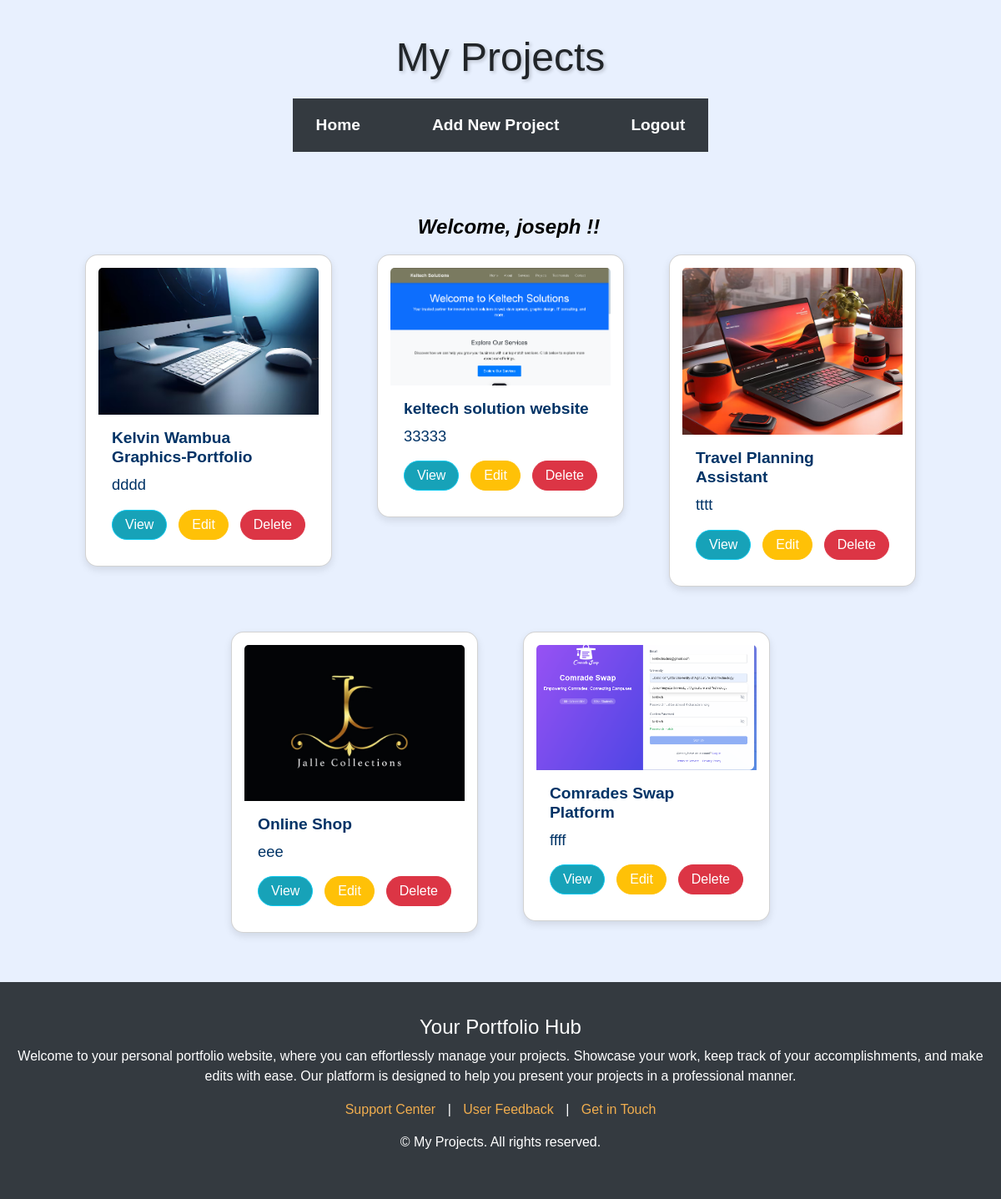
Page /accounts/project_list/ (signed in) on the earlier database version.
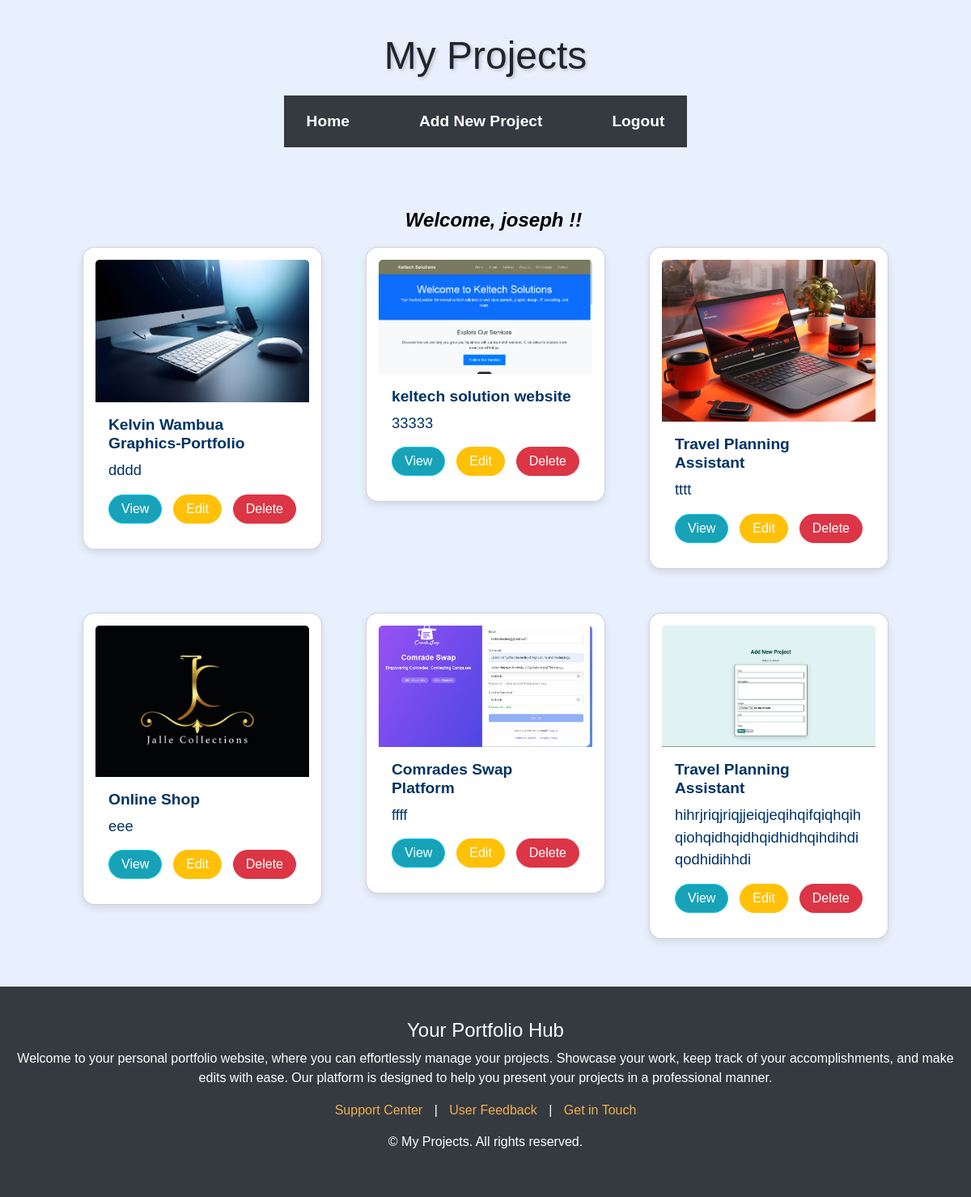
Same page on the later database version.
### accounts/models.py (models this page shows)
class CustomUser(AbstractUser):
    bio = models.TextField(null=True, blank=True)
    test = models.TextField(null=True, blank=True)
    '''
     null
       definition : the column will store records as NULL if no input is given
       usage : applies to the database layer
       default: False
     blank
       definition : if you want to allow empty values when submitting the form
       usage : if you want to allow empty values when submitting the form

    '''

### portfolio/models.py (models this page shows, shortened)
class Project(models.Model):
    user = models.ForeignKey(settings.AUTH_USER_MODEL, on_delete=models.CASCADE)
    title = models.CharField(max_length=255)
    description = models.TextField()
    image = models.ImageField(upload_to='projects/')
    link = models.URLField(blank=True)
    tags = models.ManyToManyField(Tag, blank=True)
    is_active = models.BooleanField(default=True)

### portfolio/views.py (the view)
# urls.py: path('project_list/', project_list, name='project_list'),
@login_required  # Ensures the user is logged in
def project_list(request):
    projects = Project.objects.filter(user=request.user)
    return render(request, 'portfolio/project_list.html', {'projects': projects})

### portfolio/templates/portfolio/project_list.html (shortened to what this page needs)
{% load static %}
<!DOCTYPE html>
<html lang="en">
<head>
    <link rel="stylesheet" href="{% static 'bootstrap.min.css' %}">
</head>
<body>
    <div class="container">
        <h1 class="text-center">My Projects</h1>
        <nav class="navbar navbar-expand-lg">
            <div class="navbar-nav">
                <a class="nav-link" href="#">Home</a>
                <a class="nav-link" href="{% url 'portfolio:project_create' %}">Add New Project</a>
                <a class="nav-link" href="{% url 'logout' %}">Logout</a>
            </div>
        </nav>
        <br>
        <br>
        <br>
        <span class="welcome-text">Welcome, {{ user.username }} !!</span>
        <div class="row justify-content-center">
            {% for project in projects %}
                <div class="col-md-4 mb-4">
                    <div class="card">
                        <img src="{{ project.image.url }}" class="card-img-top" alt="{{ project.title }}">
                        <div class="card-body">
                            <h5 class="card-title">{{ project.title }}</h5>
                            <p class="card-text">{{ project.description|truncatewords:20 }}</p>
                            <div class="d-flex justify-content-between">
                                <a href="{% url 'portfolio:project_detail' project.pk %}" class="btn btn-info">View</a>
                                <a href="{% url 'portfolio:project_edit' project.pk %}" class="btn btn-warning">Edit</a>
                                <a href="{% url 'portfolio:project_delete' project.pk %}" class="btn btn-danger">Delete</a>
                            </div>
                        </div>
                    </div>
                </div>
            {% endfor %}
        </div>
    </div>
    <footer>
        <div class="footer-content" style="background-color: #343a40; color: white; padding: 20px; text-align: center;">
            <h4>Your Portfolio Hub</h4>
            <p>Welcome to your personal portfolio website, where you can effortlessly manage your projects. Showcase your work, keep track of your accomplishments, and make edits with ease. Our platform is designed to help you present your projects in a professional manner.</p>
            <div class="footer-links" style="margin: 10px 0;">
                <a href="#">Support Center</a> |
                <a href="#">User Feedback</a> |
                <a href="#">Get in Touch</a>
            </div>
            <div class="footer-bottom" style="margin-top: 15px;">
                <p>&copy; My Projects. All rights reserved.</p>
            </div>
        </div>
    </footer>
</body>
</html>

### portfolio/templates/portfolio/project_list.html (style rules this page uses)
body { background-color: #e8f0fe; font-family: 'Verdana', sans-serif; margin: 0; height: 100vh; display: flex; flex-direction: column; }
.navbar { background-color: #343a40; display: flex; justify-content: space-between; align-items: center; padding: 10px 20px; }
.navbar-nav { display: flex; gap: 70px; }
.navbar-brand, .navbar-nav .nav-link { color: #ffffff; text-decoration: none; font-size: 1.2rem; font-weight: bold; }
.container { flex: 1; display: flex; flex-direction: column; justify-content: flex-start; align-items: center; padding: 20px; }
h1 { text-shadow: 2px 2px 4px rgba(0, 0, 0, 0.2); font-size: 3rem; margin: 20px 0; }
h5 { font-weight: bold; font-size: 1.2rem; color: black; }
.welcome-text { color: black; font-size: 1.5rem; font-weight: bold; font-style: italic; margin-left: 20px; }
.card { border-radius: 15px; transition: transform 0.5s, box-shadow 0.5s; background-color: #ffffff; color: #003366; font-size: 1.15rem; padding: 15px; margin: 15px; box-shadow: 0 4px 10px rgba(0, 0, 0, 0.1); }
.card-img-top { width: 100%; height: auto; max-height: 200px; object-fit: cover; }
.col-md-4 { max-width: 350px; width: 100%; }
.row { display: flex; flex-wrap: wrap; justify-content: center; margin: 0 -15px; }
footer { background-color: #343a40; color: white; padding: 20px 0; text-align: center; }
footer a { color: #f0ad4e; text-decoration: none; margin: 0 10px; }
.btn { border-radius: 50px; padding: 5px 15px; font-size: 1rem; transition: background-color 0.3s, transform 0.2s; text-decoration: none; }
.btn-info { background-color: #17a2b8; color: white; }
.btn-warning { background-color: #ffc107; color: white; }
.btn-danger { background-color: #dc3545; color: white; }

Differences in the rows shown:
added Project: image (picture), title "Travel Planning Assistant", description "hihrjriqjriqjjeiqjeqihqifqiqhqihqiohqidhqidhqidhidhqihdihdiqodhidihhdi"
